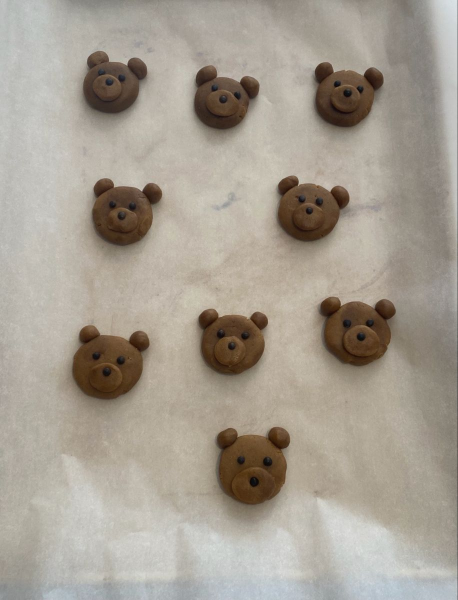
#> input picture dataset/banh.jpg, 915 x 1200 px (shown at 1/2 size)
$ python evaluate.py
#> lines starting #> are read from the running program, lines starting #| are printed output that depends on the picture; after the words box and inside, x2 and y2 are one past the last pixel; in counts of white or black regions, pixels touching at a corner belong together
#> (reads dataset/ground_truth.json from the repository)
### modules/count.py
import os
import cv2
import numpy as np
from PIL import Image


# ---------------- KIỂM TRA FILE ĐẦU VÀO (BẢO MẬT) ----------------
# Không tin vào đuôi file: đọc vài byte đầu (magic bytes) để biết file thật sự là gì.
CHU_KY_ANH = {
    b"\x89PNG\r\n\x1a\n": "png",
    b"\xff\xd8\xff": "jpg",
    b"BM": "bmp",
    b"II*\x00": "tif",
    b"MM\x00*": "tif",
}
DUOI_HOP_LE = {
    "png": (".png",), "jpg": (".jpg", ".jpeg"), "bmp": (".bmp",), "tif": (".tif", ".tiff"),
    "mp4": (".mp4", ".mov"), "avi": (".avi",),
}
MAX_DUNG_LUONG_ANH = 50 * 1024 * 1024       # 50 MB
MAX_DUNG_LUONG_VIDEO = 500 * 1024 * 1024    # 500 MB
MAX_SO_DIEM_ANH = 50_000_000                # 50 triệu điểm ảnh (~ 8000 x 6000)


# [50 lines left out: functions nhan_dang_file, kiem_tra_file, not called in this run]


def doc_anh(path):
    # Đọc ảnh, chạy được cả đường dẫn có dấu tiếng Việt (cv2.imread bị lỗi trên Windows)
#> called with path = 'dataset/banh.jpg'
    data = np.fromfile(path, dtype=np.uint8)
    return cv2.imdecode(data, cv2.IMREAD_COLOR)
#> returned value is the input picture: shape (1200, 915, 3); mean B, G, R 146.4, 158.1, 165.9


# [9 lines left out: function ghi_anh, not called in this run]


def to_mau_nhan(labels, n):
    # Tô mỗi nhãn một màu ngẫu nhiên, nhãn 0 (nền) để đen
    np.random.seed(3)
    mau = np.random.randint(60, 256, (n, 3)).astype(np.uint8)
    mau[0] = 0
    return mau[labels]


def dem_san_pham(anh, min_area=300, k=3, phep_toan="Opening + Closing",
                 connectivity=8, vat_sang=False):
    # 1. Chuyển ảnh xám và làm mờ khử nhiễu
#> called with min_area = 300, k = 3, phep_toan = 'Opening + Closing', connectivity = 8, vat_sang = False
    gray = cv2.cvtColor(anh, cv2.COLOR_BGR2GRAY)
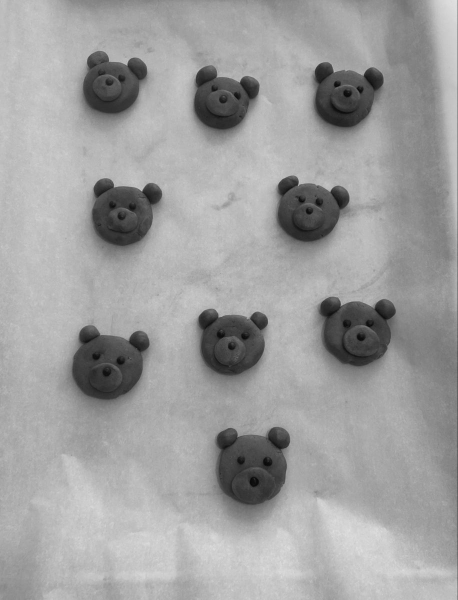
#> gray: shape (1200, 915) (shown at 1/2 size); min 4, max 225, mean 159.1
    gray = cv2.GaussianBlur(gray, (5, 5), 0)

    # 2. Ngưỡng Otsu: vật tối trên nền sáng dùng BINARY_INV, vật sáng trên nền tối dùng BINARY
    if vat_sang:
        kieu = cv2.THRESH_BINARY + cv2.THRESH_OTSU
    else:
        kieu = cv2.THRESH_BINARY_INV + cv2.THRESH_OTSU
    _, mask_otsu = cv2.threshold(gray, 0, 255, kieu)
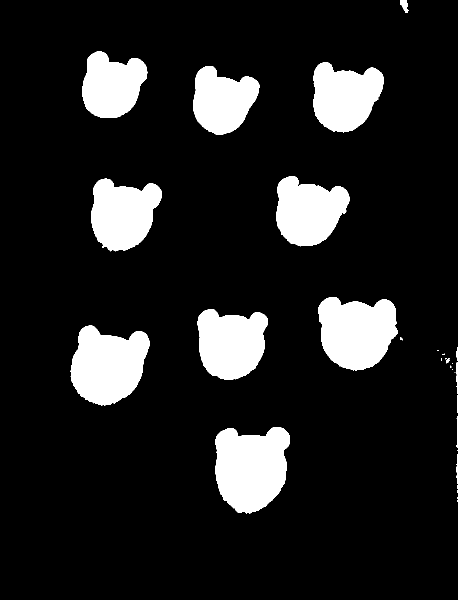
#> mask_otsu: shape (1200, 915) (shown at 1/2 size); 12.9% white; 37 white regions (21 under 20 px), largest, box (x1, y1, x2, y2) and area: (430, 854, 580, 1028) 20052, (141, 651, 300, 811) 18183, (636, 594, 795, 741) 17800

    # 3. Morphology theo phép toán và kích thước kernel
    kernel = cv2.getStructuringElement(cv2.MORPH_RECT, (k, k))
    mask = mask_otsu.copy()
    if phep_toan in ("Opening", "Opening + Closing"):
        mask = cv2.morphologyEx(mask, cv2.MORPH_OPEN, kernel)
#> mask: shape (1200, 915); 12.8% white; 18 white regions (3 under 20 px), largest, box (x1, y1, x2, y2) and area: (430, 854, 580, 1027) 20039, (141, 651, 300, 811) 18181, (636, 594, 795, 741) 17790
    if phep_toan in ("Closing", "Opening + Closing"):
        mask = cv2.morphologyEx(mask, cv2.MORPH_CLOSE, kernel)
#> mask: shape (1200, 915); 12.8% white; 17 white regions (3 under 20 px), largest, box (x1, y1, x2, y2) and area: (430, 854, 580, 1027) 20042, (141, 651, 300, 811) 18181, (636, 594, 795, 741) 17790
    if phep_toan == "Erode":
        mask = cv2.erode(mask, kernel)
    if phep_toan == "Dilate":
        mask = cv2.dilate(mask, kernel)

    # 4. Connected Components (4 hoặc 8 lân cận)
    n, labels, stats, centers = cv2.connectedComponentsWithStats(mask, connectivity=connectivity)
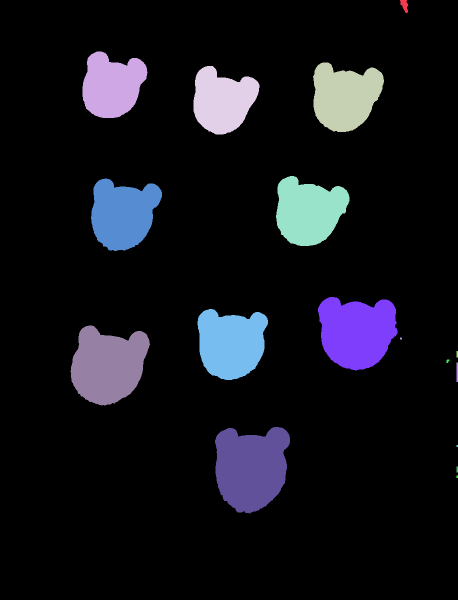
#> labels: shape (1200, 915) int32 (shown at 1/2 size); 18 distinct labels, from 0 to 17; one colour per label, 0 black
#> n = 18; stats = 18 rows, first 6: [0, 0, 915, 1200, 957146], [800, 0, 16, 26, 260], [165, 103, 130, 133, 12591], [626, 125, 142, 139, 14387], [387, 132, 132, 137, 12552], [552, 352, 147, 140, 14704]; centers = 18 rows, first 8: [456.2, 609.9], [808.7, 10.18], [223.7, 170.5], [689.7, 192.8], [444.8, 200.9], [617, 422], [245.6, 427.4], [713.2, 663.2]

    # 5. Lọc vùng nhỏ hơn min_area, vẽ bounding box và đánh số
    ket_qua = anh.copy()
    co_chu = max(0.6, anh.shape[1] / 900)      # cỡ chữ theo kích thước ảnh
#> co_chu = 1.02
    do_day = max(2, anh.shape[1] // 300)
#> do_day = 3
    dien_tich = []
    for i in range(1, n):  # Nhãn 0 là nền
        x, y, w, h, area = stats[i]
        if area < min_area:
            continue
        dien_tich.append(int(area))
        so = len(dien_tich)
        cv2.rectangle(ket_qua, (x, y), (x + w, y + h), (0, 200, 0), do_day)
        cv2.putText(ket_qua, str(so), (x, max(20, y - 6)),
                    cv2.FONT_HERSHEY_SIMPLEX, co_chu, (0, 0, 255), do_day)
#> this loop made 17 passes
#> (x, y, w, h, area) on passes 1, 2, 3, 4, 5, 6, 7, 8, 9, 11, 12, 13: (800, 0, 16, 26, 260), (165, 103, 130, 133, 12591), (626, 125, 142, 139, 14387), (387, 132, 132, 137, 12552), (552, 352, 147, 140, 14704), (182, 357, 142, 145, 14808), (636, 594, 159, 147, 17790), (395, 618, 141, 142, 15346), (141, 651, 159, 160, 18181), (913, 702, 2, 13, 26), (893, 719, 6, 7, 32), (913, 725, 2, 39, 78)
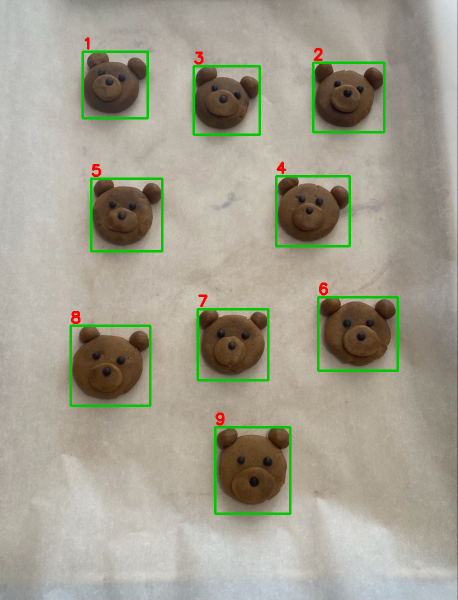
#> ket_qua: shape (1200, 915, 3) (shown at 1/2 size); 2.59% of pixels changed, all inside (x1, y1, x2, y2) = (139, 74, 798, 1030)
#> after the loop, dien_tich = [12591, 14387, 12552, 14704, 14808, 17790, 15346, 18181, 20042]

    # 6. Trả về kết quả từng bước để hiển thị trước/sau
    kq = {
        "so_san_pham": len(dien_tich),
        "so_vung": n - 1,              # số vùng trước khi lọc min_area
        "dien_tich": dien_tich,
        "mask_otsu": mask_otsu,
        "mask": mask,
        "anh_nhan": to_mau_nhan(labels, n),
        "ket_qua": ket_qua,
    }
#> in to_mau_nhan, `mau = np.random.randint(60, 256, (n, 3)).astype(np.uint8)`: mau = 18 rows, first 8: [166, 212, 191], [244, 60, 81], [207, 167, 229], [198, 209, 179], [226, 208, 232], [153, 227, 202], [86, 141, 210], [126, 62, 251]
#> in to_mau_nhan, `return mau[labels]`:
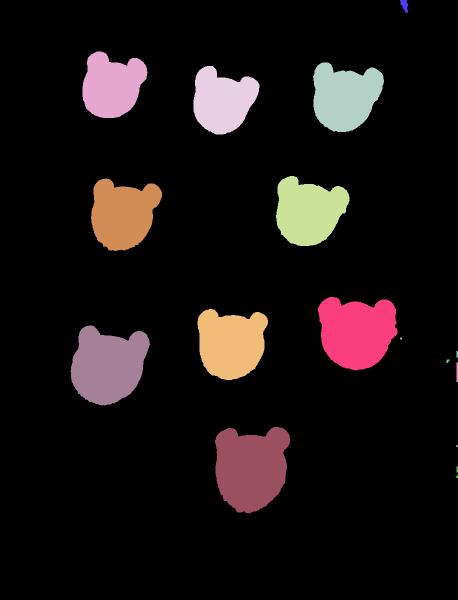
#> returned value: shape (1200, 915, 3) (shown at 1/2 size); mean of channels 0, 1, 2 18.8, 19.3, 26.1; drawn as B, G, R
    return kq


# [6 lines left out: function thong_ke, not called in this run]

### evaluate.py
"""
Đánh giá độ chính xác trên toàn bộ dataset.

Chạy mỗi ảnh hai lần: với tham số mặc định và với tham số đã chỉnh
(lưu trong dataset/ground_truth.json), rồi in bảng kết quả dạng Markdown.

Cách dùng:
    python evaluate.py                 # in bảng kết quả
    python evaluate.py --save results  # lưu thêm ảnh kết quả vào thư mục results/
"""
import os
import json
import argparse

from modules.count import doc_anh, ghi_anh, dem_san_pham

BASE_DIR = os.path.dirname(os.path.abspath(__file__))
DATASET_DIR = os.path.join(BASE_DIR, "dataset")


def do_chinh_xac(n, t):
    # Cùng công thức với giao diện: max(0, 1 - |N - T| / T)
    return max(0.0, 1 - abs(n - t) / t) * 100


def mo_ta_tham_so(tham_so):
    if not tham_so:
        return "mặc định"
    ten = {"min_area": "min_area", "k": "k", "phep_toan": "", "connectivity": "lân cận", "vat_sang": "vật sáng"}
    phan = []
    for khoa, gia_tri in tham_so.items():
        if khoa == "phep_toan":
            phan.append(str(gia_tri))
        elif khoa == "vat_sang":
            phan.append("vật sáng hơn nền" if gia_tri else "vật tối hơn nền")
        else:
            phan.append(f"{ten.get(khoa, khoa)} = {gia_tri}")
    return ", ".join(phan)


def main():
    parser = argparse.ArgumentParser(description="Đánh giá độ chính xác đếm sản phẩm trên dataset")
    parser.add_argument("--save", metavar="THU_MUC", help="lưu ảnh kết quả (tham số đã chỉnh) vào thư mục này")
    args = parser.parse_args()

    with open(os.path.join(DATASET_DIR, "ground_truth.json"), encoding="utf-8") as f:
        nhan = {k: v for k, v in json.load(f).items() if not k.startswith("_")}

    if args.save:
        os.makedirs(args.save, exist_ok=True)

    dong = []
    tong_md = tong_cx = 0.0
    dung_md = dung_cx = 0
    for ten_file, thong_tin in sorted(nhan.items()):
        anh = doc_anh(os.path.join(DATASET_DIR, ten_file))
        if anh is None:
            print(f"Bỏ qua {ten_file}: không đọc được ảnh")
            continue
        t = thong_tin["so_thuc_te"]
        tham_so = thong_tin.get("tham_so", {})

        n_md = dem_san_pham(anh)["so_san_pham"]
#> n_md = 9
        kq = dem_san_pham(anh, **tham_so)
#> the loop in dem_san_pham (call 2), `for i in range(1, n):` made 17 passes
#> kq = 7 items
        n_cx = kq["so_san_pham"]
#> n_cx = 9

        cx_md, cx_cx = do_chinh_xac(n_md, t), do_chinh_xac(n_cx, t)
#> cx_md = 100; cx_cx = 100
        tong_md += cx_md
#> tong_md = 100
        tong_cx += cx_cx
#> tong_cx = 100
        dung_md += n_md == t
#> dung_md = 1
        dung_cx += n_cx == t
#> dung_cx = 1
        dong.append(f"| `{ten_file}` | {t} | {n_md} ({cx_md:.1f}%) | {n_cx} ({cx_cx:.1f}%) | {mo_ta_tham_so(tham_so)} |")

        if args.save:
            ghi_anh(os.path.join(args.save, ten_file.rsplit(".", 1)[0] + "_ket_qua.png"), kq["ket_qua"])
#> pass 2 of the loop in main, `for ten_file, thong_tin in sorted(nhan.items()):`:
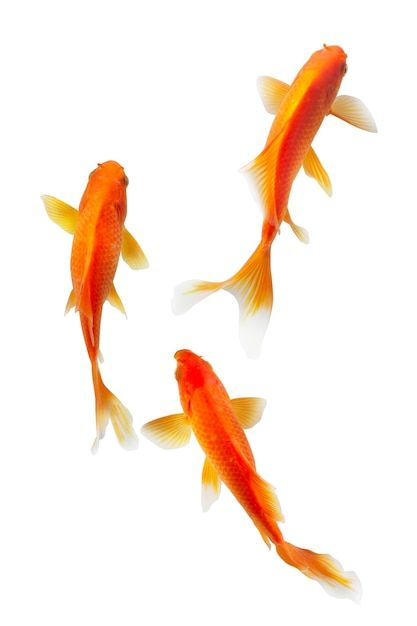
#> input picture dataset/ca.jpg, 417 x 626 px
#> in doc_anh, returned value is the input picture: shape (626, 417, 3); mean B, G, R 225.9, 236.6, 251.2
#> mask_otsu: shape (626, 417); 11.6% white; 4 white regions, box (x1, y1, x2, y2) and area: (226, 44, 369, 309) 10661, (145, 349, 347, 585) 10438, (56, 161, 143, 419) 8990, (200, 283, 224, 290) 106
#> labels: shape (626, 417) int32; 5 distinct labels, from 0 to 4
#> n = 5; stats = [[0, 0, 417, 626, 230882], [226, 46, 142, 263, 10640], [56, 161, 86, 256, 8988], [200, 283, 22, 7, 103], [145, 349, 201, 236, 10429]]; centers = [[207.3, 315.4], [293.1, 156.1], [98.39, 259.6], [210.3, 286.2], [232.2, 453.9]]
#> the loop in dem_san_pham (call 3), `for i in range(1, n):` made 4 passes
#> after the loop in dem_san_pham (call 3), `for i in range(1, n):`:
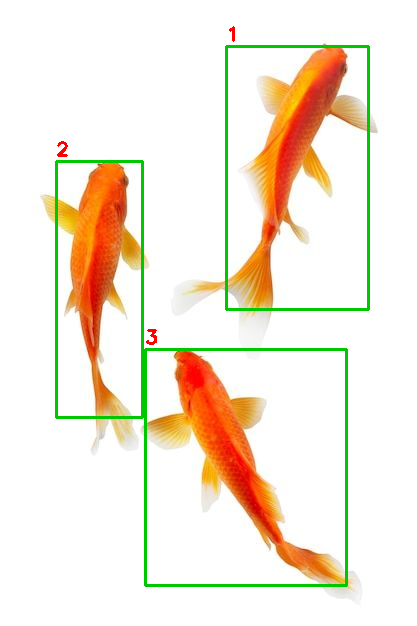
#> ket_qua: shape (626, 417, 3); 2.81% of pixels changed, all inside (x1, y1, x2, y2) = (55, 26, 370, 587)
#> after the loop in dem_san_pham (call 3), `for i in range(1, n):`: dien_tich = [10640, 8988, 10429]
#> mau = [[166, 212, 191], [244, 60, 81], [207, 167, 229], [198, 209, 179], [226, 208, 232]]
#> in to_mau_nhan (call 3), `return mau[labels]`:
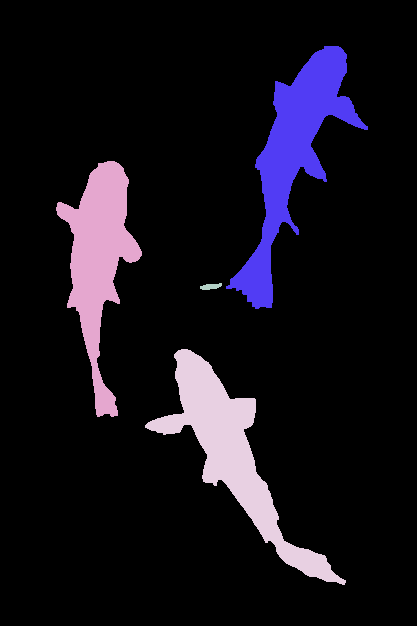
#> returned value: shape (626, 417, 3); mean of channels 0, 1, 2 26.2, 16.6, 20.5; drawn as B, G, R
#> n_md = 3
#> tong_md = 200
#> dung_md = 2

    so_anh = len(dong)
    print("| Ảnh | Thực tế | Mặc định | Đã chỉnh | Tham số đã chỉnh |")
    print("|---|:---:|:---:|:---:|---|")
    print("\n".join(dong))
    print(f"| **Tổng kết** | | **{dung_md}/{so_anh} đúng · TB {tong_md / so_anh:.1f}%** "
          f"| **{dung_cx}/{so_anh} đúng · TB {tong_cx / so_anh:.1f}%** | |")


if __name__ == "__main__":
#> (the run stopped early here; a loop or call above may not have finished)
